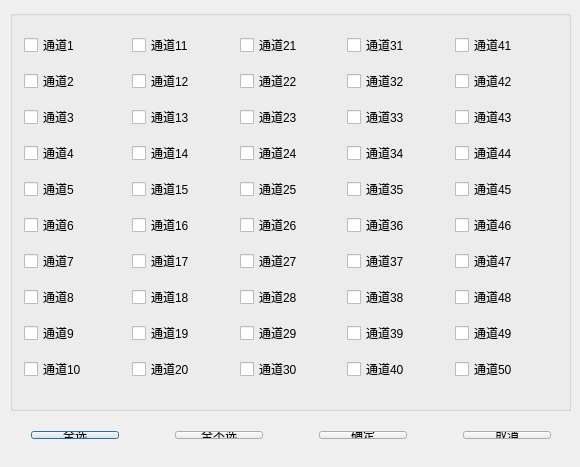
<?xml version="1.0" encoding="UTF-8"?>
<ui version="4.0">
 <class>SmvAbnormalChannelSelect</class>
 <widget class="QDialog" name="SmvAbnormalChannelSelect">
  <property name="geometry">
   <rect>
    <x>0</x>
    <y>0</y>
    <width>580</width>
    <height>467</height>
   </rect>
  </property>
  <property name="windowTitle">
   <string>通道选择</string>
  </property>
  <widget class="QGroupBox" name="groupBox">
   <property name="geometry">
    <rect>
     <x>10</x>
     <y>10</y>
     <width>561</width>
     <height>401</height>
    </rect>
   </property>
   <property name="title">
    <string/>
   </property>
   <layout class="QGridLayout" name="gridLayout">
    <item row="0" column="0">
     <widget class="QSttCheckBox" name="ck_channel1">
      <property name="text">
       <string>通道1</string>
      </property>
     </widget>
    </item>
    <item row="0" column="1">
     <widget class="QSttCheckBox" name="ck_channel11">
      <property name="text">
       <string>通道11</string>
      </property>
     </widget>
    </item>
    <item row="0" column="2">
     <widget class="QSttCheckBox" name="ck_channel21">
      <property name="text">
       <string>通道21</string>
      </property>
     </widget>
    </item>
    <item row="0" column="3">
     <widget class="QSttCheckBox" name="ck_channel31">
      <property name="text">
       <string>通道31</string>
      </property>
     </widget>
    </item>
    <item row="0" column="4">
     <widget class="QSttCheckBox" name="ck_channel41">
      <property name="text">
       <string>通道41</string>
      </property>
     </widget>
    </item>
    <item row="1" column="0">
     <widget class="QSttCheckBox" name="ck_channel2">
      <property name="text">
       <string>通道2</string>
      </property>
     </widget>
    </item>
    <item row="1" column="1">
     <widget class="QSttCheckBox" name="ck_channel12">
      <property name="text">
       <string>通道12</string>
      </property>
     </widget>
    </item>
    <item row="1" column="2">
     <widget class="QSttCheckBox" name="ck_channel22">
      <property name="text">
       <string>通道22</string>
      </property>
     </widget>
    </item>
    <item row="1" column="3">
     <widget class="QSttCheckBox" name="ck_channel32">
      <property name="text">
       <string>通道32</string>
      </property>
     </widget>
    </item>
    <item row="1" column="4">
     <widget class="QSttCheckBox" name="ck_channel42">
      <property name="text">
       <string>通道42</string>
      </property>
     </widget>
    </item>
    <item row="2" column="0">
     <widget class="QSttCheckBox" name="ck_channel3">
      <property name="text">
       <string>通道3</string>
      </property>
     </widget>
    </item>
    <item row="2" column="1">
     <widget class="QSttCheckBox" name="ck_channel13">
      <property name="text">
       <string>通道13</string>
      </property>
     </widget>
    </item>
    <item row="2" column="2">
     <widget class="QSttCheckBox" name="ck_channel23">
      <property name="text">
       <string>通道23</string>
      </property>
     </widget>
    </item>
    <item row="2" column="3">
     <widget class="QSttCheckBox" name="ck_channel33">
      <property name="text">
       <string>通道33</string>
      </property>
     </widget>
    </item>
    <item row="2" column="4">
     <widget class="QSttCheckBox" name="ck_channel43">
      <property name="text">
       <string>通道43</string>
      </property>
     </widget>
    </item>
    <item row="3" column="0">
     <widget class="QSttCheckBox" name="ck_channel4">
      <property name="text">
       <string>通道4</string>
      </property>
     </widget>
    </item>
    <item row="3" column="1">
     <widget class="QSttCheckBox" name="ck_channel14">
      <property name="text">
       <string>通道14</string>
      </property>
     </widget>
    </item>
    <item row="3" column="2">
     <widget class="QSttCheckBox" name="ck_channel24">
      <property name="text">
       <string>通道24</string>
      </property>
     </widget>
    </item>
    <item row="3" column="3">
     <widget class="QSttCheckBox" name="ck_channel34">
      <property name="text">
       <string>通道34</string>
      </property>
     </widget>
    </item>
    <item row="3" column="4">
     <widget class="QSttCheckBox" name="ck_channel44">
      <property name="text">
       <string>通道44</string>
      </property>
     </widget>
    </item>
    <item row="4" column="0">
     <widget class="QSttCheckBox" name="ck_channel5">
      <property name="text">
       <string>通道5</string>
      </property>
     </widget>
    </item>
    <item row="4" column="1">
     <widget class="QSttCheckBox" name="ck_channel15">
      <property name="text">
       <string>通道15</string>
      </property>
     </widget>
    </item>
    <item row="4" column="2">
     <widget class="QSttCheckBox" name="ck_channel25">
      <property name="text">
       <string>通道25</string>
      </property>
     </widget>
    </item>
    <item row="4" column="3">
     <widget class="QSttCheckBox" name="ck_channel35">
      <property name="text">
       <string>通道35</string>
      </property>
     </widget>
    </item>
    <item row="4" column="4">
     <widget class="QSttCheckBox" name="ck_channel45">
      <property name="text">
       <string>通道45</string>
      </property>
     </widget>
    </item>
    <item row="5" column="0">
     <widget class="QSttCheckBox" name="ck_channel6">
      <property name="text">
       <string>通道6</string>
      </property>
     </widget>
    </item>
    <item row="5" column="1">
     <widget class="QSttCheckBox" name="ck_channel16">
      <property name="text">
       <string>通道16</string>
      </property>
     </widget>
    </item>
    <item row="5" column="2">
     <widget class="QSttCheckBox" name="ck_channel26">
      <property name="text">
       <string>通道26</string>
      </property>
     </widget>
    </item>
    <item row="5" column="3">
     <widget class="QSttCheckBox" name="ck_channel36">
      <property name="text">
       <string>通道36</string>
      </property>
     </widget>
    </item>
    <item row="5" column="4">
     <widget class="QSttCheckBox" name="ck_channel46">
      <property name="text">
       <string>通道46</string>
      </property>
     </widget>
    </item>
    <item row="6" column="0">
     <widget class="QSttCheckBox" name="ck_channel7">
      <property name="text">
       <string>通道7</string>
      </property>
     </widget>
    </item>
    <item row="6" column="1">
     <widget class="QSttCheckBox" name="ck_channel17">
      <property name="text">
       <string>通道17</string>
      </property>
     </widget>
    </item>
    <item row="6" column="2">
     <widget class="QSttCheckBox" name="ck_channel27">
      <property name="text">
       <string>通道27</string>
      </property>
     </widget>
    </item>
    <item row="6" column="3">
     <widget class="QSttCheckBox" name="ck_channel37">
      <property name="text">
       <string>通道37</string>
      </property>
     </widget>
    </item>
    <item row="6" column="4">
     <widget class="QSttCheckBox" name="ck_channel47">
      <property name="text">
       <string>通道47</string>
      </property>
     </widget>
    </item>
    <item row="7" column="0">
     <widget class="QSttCheckBox" name="ck_channel8">
      <property name="text">
       <string>通道8</string>
      </property>
     </widget>
    </item>
    <item row="7" column="1">
     <widget class="QSttCheckBox" name="ck_channel18">
      <property name="text">
       <string>通道18</string>
      </property>
     </widget>
    </item>
    <item row="7" column="2">
     <widget class="QSttCheckBox" name="ck_channel28">
      <property name="text">
       <string>通道28</string>
      </property>
     </widget>
    </item>
    <item row="7" column="3">
     <widget class="QSttCheckBox" name="ck_channel38">
      <property name="text">
       <string>通道38</string>
      </property>
     </widget>
    </item>
    <item row="7" column="4">
     <widget class="QSttCheckBox" name="ck_channel48">
      <property name="text">
       <string>通道48</string>
      </property>
     </widget>
    </item>
    <item row="8" column="0">
     <widget class="QSttCheckBox" name="ck_channel9">
      <property name="text">
       <string>通道9</string>
      </property>
     </widget>
    </item>
    <item row="8" column="1">
     <widget class="QSttCheckBox" name="ck_channel19">
      <property name="text">
       <string>通道19</string>
      </property>
     </widget>
    </item>
    <item row="8" column="2">
     <widget class="QSttCheckBox" name="ck_channel29">
      <property name="text">
       <string>通道29</string>
      </property>
     </widget>
    </item>
    <item row="8" column="3">
     <widget class="QSttCheckBox" name="ck_channel39">
      <property name="text">
       <string>通道39</string>
      </property>
     </widget>
    </item>
    <item row="8" column="4">
     <widget class="QSttCheckBox" name="ck_channel49">
      <property name="text">
       <string>通道49</string>
      </property>
     </widget>
    </item>
    <item row="9" column="0">
     <widget class="QSttCheckBox" name="ck_channel10">
      <property name="text">
       <string>通道10</string>
      </property>
     </widget>
    </item>
    <item row="9" column="1">
     <widget class="QSttCheckBox" name="ck_channel20">
      <property name="text">
       <string>通道20</string>
      </property>
     </widget>
    </item>
    <item row="9" column="2">
     <widget class="QSttCheckBox" name="ck_channel30">
      <property name="text">
       <string>通道30</string>
      </property>
     </widget>
    </item>
    <item row="9" column="3">
     <widget class="QSttCheckBox" name="ck_channel40">
      <property name="text">
       <string>通道40</string>
      </property>
     </widget>
    </item>
    <item row="9" column="4">
     <widget class="QSttCheckBox" name="ck_channel50">
      <property name="text">
       <string>通道50</string>
      </property>
     </widget>
    </item>
   </layout>
  </widget>
  <widget class="QWidget" name="layoutWidget">
   <property name="geometry">
    <rect>
     <x>20</x>
     <y>420</y>
     <width>542</width>
     <height>30</height>
    </rect>
   </property>
   <layout class="QHBoxLayout" name="horizontalLayout">
    <property name="spacing">
     <number>56</number>
    </property>
    <item>
     <widget class="QPushButton" name="pbn_ALlReset">
      <property name="text">
       <string>全选</string>
      </property>
     </widget>
    </item>
    <item>
     <widget class="QPushButton" name="pbn_ALlNoReset">
      <property name="text">
       <string>全不选</string>
      </property>
     </widget>
    </item>
    <item>
     <widget class="QPushButton" name="pbn_Ok">
      <property name="text">
       <string>确定</string>
      </property>
     </widget>
    </item>
    <item>
     <widget class="QPushButton" name="pbn_Cancle">
      <property name="text">
       <string>取消</string>
      </property>
     </widget>
    </item>
   </layout>
  </widget>
 </widget>
 <layoutdefault spacing="6" margin="11"/>
 <customwidgets>
  <customwidget>
   <class>QSttCheckBox</class>
   <extends>QCheckBox</extends>
   <header>../../Controls/SttCheckBox.h</header>
  </customwidget>
 </customwidgets>
 <resources/>
 <connections/>
</ui>
